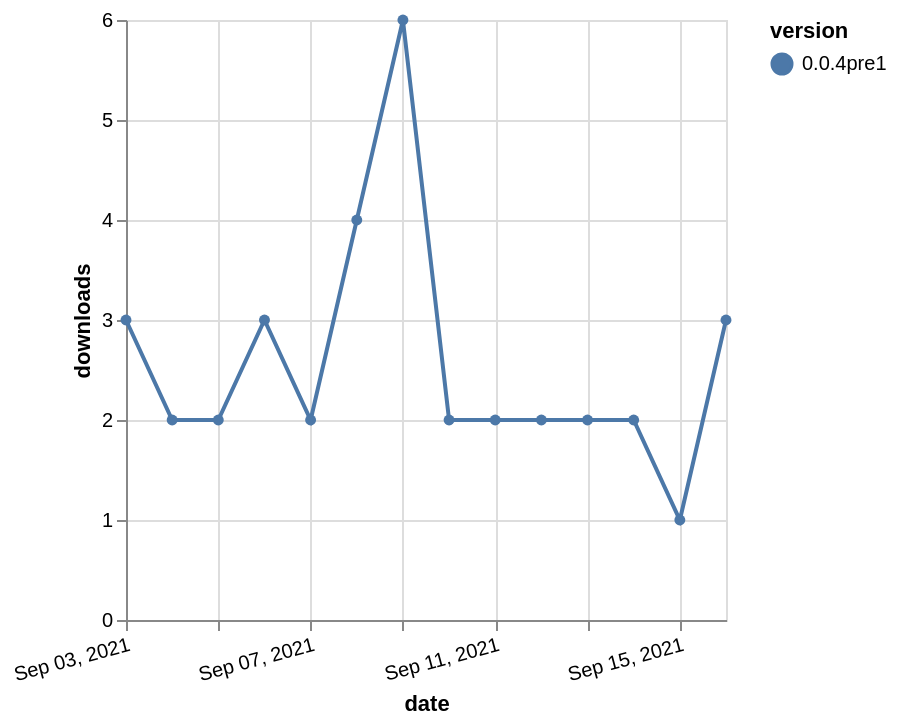

Express this chart as Vega-Lite.
### Vega-Lite specification from a JSON file in a GitHub repository (floating-point values rounded to 4 significant figures)
{"$schema": "https://vega.github.io/schema/vega-lite/v5.json", "description": "A simple bar chart with embedded data.", "data": {"values": [{"date": "2021-09-03", "total": 3547, "delta": 3, "version": "0.0.4pre1"}, {"date": "2021-09-04", "total": 3549, "delta": 2, "version": "0.0.4pre1"}, {"date": "2021-09-05", "total": 3551, "delta": 2, "version": "0.0.4pre1"}, {"date": "2021-09-06", "total": 3554, "delta": 3, "version": "0.0.4pre1"}, {"date": "2021-09-07", "total": 3556, "delta": 2, "version": "0.0.4pre1"}, {"date": "2021-09-08", "total": 3560, "delta": 4, "version": "0.0.4pre1"}, {"date": "2021-09-09", "total": 3566, "delta": 6, "version": "0.0.4pre1"}, {"date": "2021-09-10", "total": 3568, "delta": 2, "version": "0.0.4pre1"}, {"date": "2021-09-11", "total": 3570, "delta": 2, "version": "0.0.4pre1"}, {"date": "2021-09-12", "total": 3572, "delta": 2, "version": "0.0.4pre1"}, {"date": "2021-09-13", "total": 3574, "delta": 2, "version": "0.0.4pre1"}, {"date": "2021-09-14", "total": 3576, "delta": 2, "version": "0.0.4pre1"}, {"date": "2021-09-15", "total": 3577, "delta": 1, "version": "0.0.4pre1"}, {"date": "2021-09-16", "total": 3580, "delta": 3, "version": "0.0.4pre1"}]}, "width": "container", "mark": {"type": "line", "point": {"filled": true}}, "encoding": {"x": {"field": "date", "type": "temporal", "timeUnit": "yearmonthdate", "title": "date", "axis": {"labelAngle": -15}}, "y": {"field": "delta", "type": "quantitative", "title": "downloads"}, "color": {"field": "version", "type": "nominal"}, "tooltip": {"field": "delta"}}}
